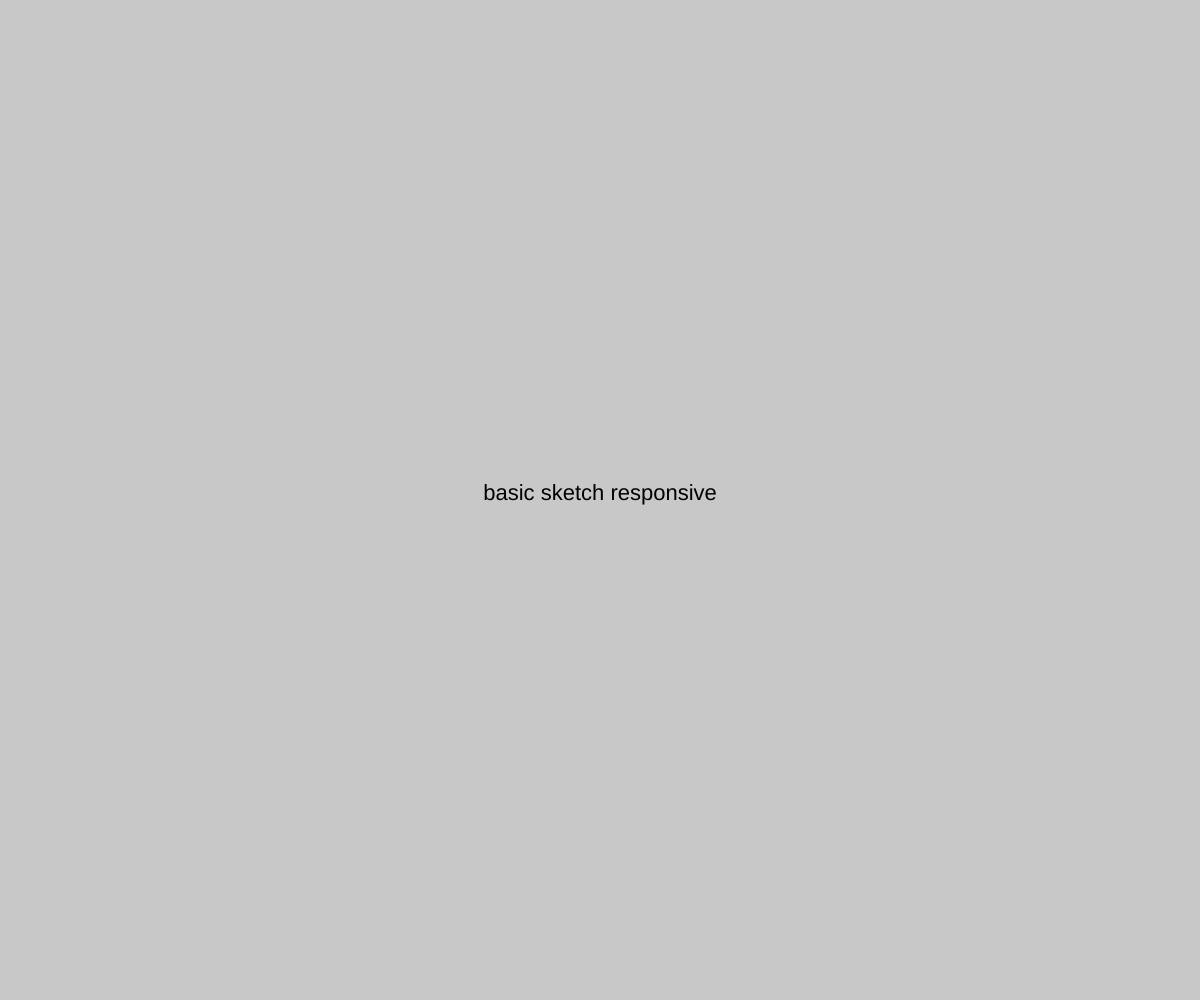
Frame 1 (no input)
Frame 60 (no input): identical to frame 1, image omitted
Frame 120 (the mouse pressed at the canvas centre since frame 60): identical to frame 1, image omitted

The p5.js sketch that drew this single still picture (run headless with seeded random() and noise() and a simulated clock; from frame 60 on, the mouse is pressed at the canvas centre):

// p5.js sketch
// ── sketch.js
function setup() {
  createCanvas(innerWidth, innerHeight);
  textAlign(CENTER);
}

function draw() {
  background(200);

  textSize(22);
  text("basic sketch responsive", width/2, height/2);
}

function windowResized() {
  resizeCanvas(innerWidth, innerHeight);
}
